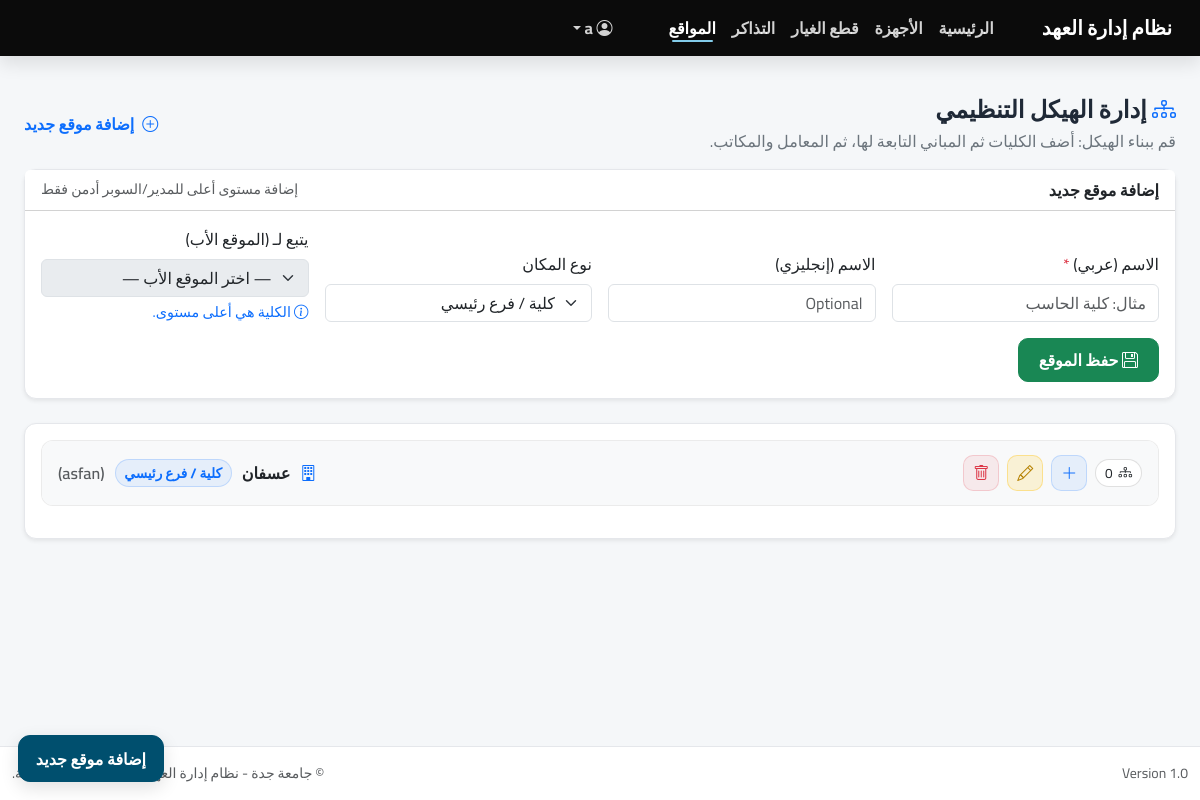
The app's page /index.php?page=locations/index (signed in), older data.
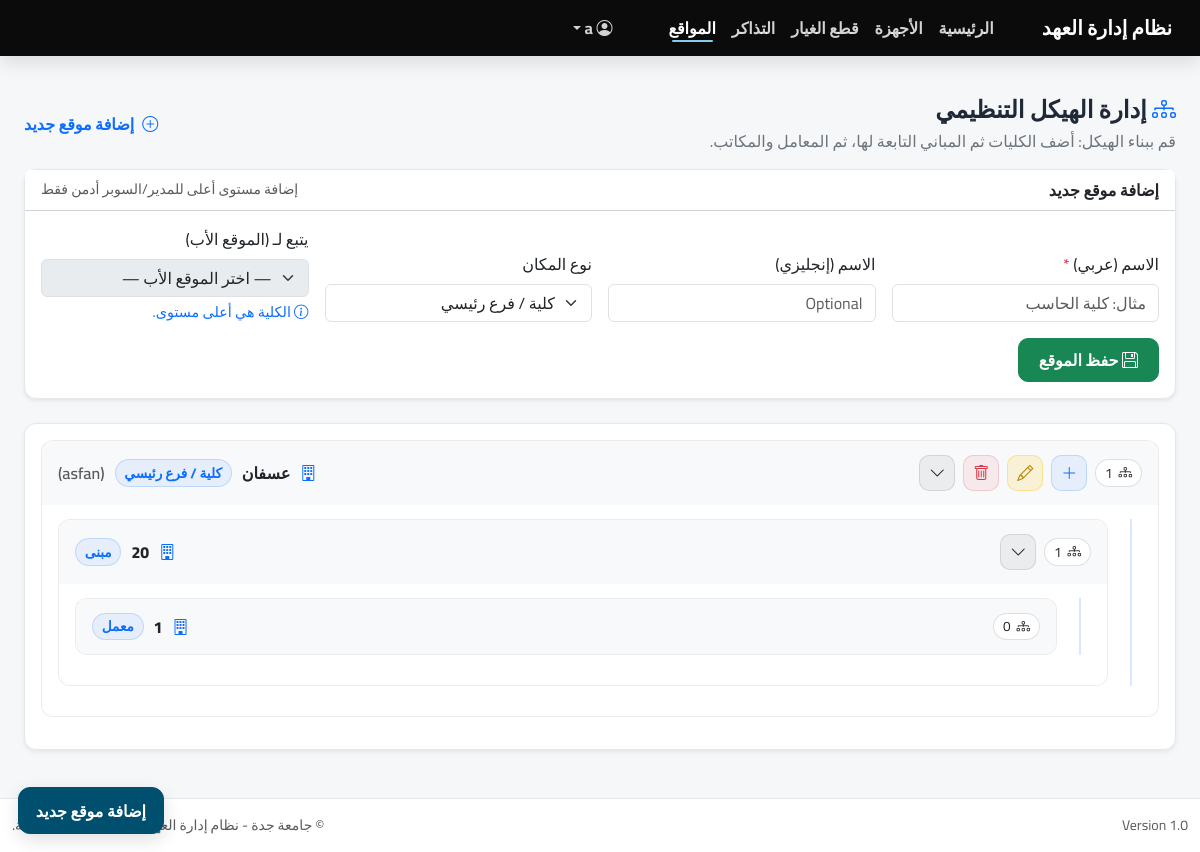
The same page, newer data.
### tables this page shows
CREATE TABLE `locations` (
  `id` int(11) NOT NULL,
  `name_ar` varchar(255) NOT NULL,
  `name_en` varchar(255) DEFAULT NULL,
  `type` varchar(50) NOT NULL DEFAULT 'Building',
  `parent_id` int(11) DEFAULT NULL,
  `created_at` datetime DEFAULT current_timestamp()
);

### app/controllers/LocationsController.php (called while the page is built, shortened)
<?php
class LocationsController extends Controller
{
  private $locationModel;
  public function __construct()
  {
    $this->locationModel = $this->model('Location');
  }
  public function index()
  {
    $locations = $this->locationModel->getAll();
    $data = [
      'locations' => $locations,
      'name_ar'   => '',
      'name_en'   => '',
      'type'      => 'College',
      'parent_id' => '',
      'name_err'  => '',
    ];
    $this->view('locations/index', $data);
  }
}

### app/libraries/Database.php (called while the page is built, shortened)
<?php
class Database {
    private $host = 'localhost';
    private $user = 'root';
    private $pass = '';
    private $dbname = 'it_inventory';
    private $dbh;
    private $stmt;
    public function __construct() {
        $dsn = 'mysql:host=' . $this->host . ';dbname=' . $this->dbname;
        $options = array(
            PDO::ATTR_PERSISTENT => true,
            PDO::ATTR_ERRMODE => PDO::ERRMODE_EXCEPTION
        );
        try {
            $this->dbh = new PDO($dsn, $this->user, $this->pass, $options);
        } catch(PDOException $e) {
            $this->error = $e->getMessage();
            echo $this->error;
        }
    }
    public function query($sql) {
        $this->stmt = $this->dbh->prepare($sql);
    }
    public function bind($param, $value, $type = null) {
        if (is_null($type)) {
            switch (true) {
                case is_int($value):
                    $type = PDO::PARAM_INT;
                    break;
                default:
                    $type = PDO::PARAM_STR;
            }
        }
        $this->stmt->bindValue($param, $value, $type);
    }
    public function execute() {
        return $this->stmt->execute();
    }
    public function resultSet() {
        $this->execute();
        return $this->stmt->fetchAll(PDO::FETCH_OBJ);
    }
    public function single() {
        $this->execute();
        return $this->stmt->fetch(PDO::FETCH_OBJ);
    }
}

### app/models/Location.php (called while the page is built, shortened)
<?php
class Location
{
  private $db;
  public function __construct()
  {
    $this->db = new Database();
  }
  public function getAll()
  {
    $this->db->query("SELECT * FROM locations ORDER BY type, name_ar");
    return $this->db->resultSet();
  }
}

### app/helpers/session_helper.php (called while the page is built, shortened)
<?php
function isLoggedIn()
{
  return isset($_SESSION['user_id']);
}
function currentRole()
{
  $r = $_SESSION['user_role'] ?? 'user';
  return ($r === 'super_admin') ? 'superadmin' : $r;
}
function canManageLocation($locationId, $action = 'manage')
{
  $role = currentRole();
  $locationId = (int)$locationId;
  try {
    $db = new Database();
    $db->query("SELECT can_manage, can_add_children, can_edit, can_delete
               FROM locations_permissions
               WHERE location_id = :loc AND user_id = :uid
               LIMIT 1");
    $db->bind(':loc', $locationId);
    $db->bind(':uid', (int)$_SESSION['user_id']);
    $u = $db->single();
    if ($u) {
      switch ($action) {
        case 'add':    return (bool)$u->can_add_children;
        case 'edit':   return (bool)$u->can_edit;
        case 'delete': return (bool)$u->can_delete;
      }
    }
    $db->query("SELECT can_manage, can_add_children, can_edit, can_delete
               FROM locations_permissions
               WHERE location_id = :loc AND role = :role
               LIMIT 1");
    $db->bind(':loc', $locationId);
    $db->bind(':role', $role);
    $r = $db->single();
    if ($r) {
      switch ($action) {
        case 'add':    return (bool)$r->can_add_children;
        case 'edit':   return (bool)$r->can_edit;
        case 'delete': return (bool)$r->can_delete;
      }
    }
    return ($role === 'admin' || $role === 'manager');
  } catch (Exception $e) {
    return ($role === 'admin' || $role === 'manager');
  }
}

### app/views/locations/index.php (the view, shortened to what the rows shown need)
<?php require APPROOT . '/views/inc/header.php'; ?>
<?php
  $locations = $data['locations'] ?? [];
  $byId = [];
  $children = [];
  foreach ($locations as $l) {
    $byId[$l->id] = $l;
    $pid = $l->parent_id ?? 0;
    $children[$pid][] = $l->id;
  }
  $typeLabels = [
    'College'     => 'كلية / فرع رئيسي',
    'Building'    => 'مبنى',
    'Department'  => 'قسم',
    'Lab'         => 'معمل',
    'Office'      => 'مكتب',
    'Other'       => 'أخرى',
  ];
  $renderNode = function($id, $depth = 0) use (&$renderNode, &$byId, &$children, $typeLabels) {
    $loc = $byId[$id];
    $kidIds = $children[$id] ?? [];
    $hasKids = count($kidIds) > 0;
    $name = trim(($loc->name_ar ?? '') ?: ('موقع #' . $loc->id));
    $en   = trim($loc->name_en ?? '');
    $type = trim($loc->type ?? 'Other');
    $typeLabel = $typeLabels[$type] ?? $type;
    $collapseId = 'locCollapse_' . $loc->id;
    $kidsCount = count($kidIds);
    $canAdd    = function_exists('canManageLocation') ? canManageLocation($loc->id, 'add') : true;
    $canEdit   = function_exists('canManageLocation') ? canManageLocation($loc->id, 'edit') : true;
    $canDelete = function_exists('canManageLocation') ? canManageLocation($loc->id, 'delete') : true;
?>
    <div class="<?= $depth > 0 ? 'indent' : '' ?>">
      <div class="tree-box mb-3">
        <div class="tree-head">
          <div class="tree-row">
            <div class="d-flex align-items-center gap-2 flex-wrap">
              <span class="meta-badge" title="عدد المواقع التابعة">
                <i class="bi bi-diagram-3"></i> <?= (int)$kidsCount ?>
              </span>
              <div class="d-flex align-items-center gap-2">
                <?php if ($canAdd): ?>
                  <button type="button"
                          class="btn btn-soft-primary btn-icon"
                          onclick="prefillParent(<?= (int)$loc->id ?>)"
                          title="إضافة موقع تابع">
                    <i class="bi bi-plus-lg"></i>
                  </button>
                <?php endif; ?>
                <?php if ($canEdit): ?>
                  <a class="btn btn-soft-warning btn-icon"
                     href="index.php?page=locations/edit&id=<?= (int)$loc->id ?>"
                     title="تعديل">
                    <i class="bi bi-pencil"></i>
                  </a>
                <?php endif; ?>
                <?php if ($canDelete): ?>
                  <form class="d-inline"
                        method="post"
                        action="index.php?page=locations/delete"
                        onsubmit="return confirm('متأكد من حذف هذا الموقع؟');">
                    <button class="btn btn-soft-danger btn-icon" type="submit" title="حذف">
                      <i class="bi bi-trash"></i>
                    </button>
                  </form>
                <?php endif; ?>
                <?php if ($hasKids): ?>
                  <button class="btn btn-soft-dark btn-icon"
                          type="button"
                          data-bs-toggle="collapse"
                          data-bs-target="#<?= $collapseId ?>"
                          aria-expanded="true"
                          aria-controls="<?= $collapseId ?>"
                          title="عرض/إخفاء التابع">
                    <i class="bi bi-chevron-down"></i>
                  </button>
                <?php endif; ?>
              </div>
            </div>
            <div class="tree-title">
              <span class="text-primary"><i class="bi bi-building"></i></span>
              <span><?= htmlspecialchars($name) ?></span>
              <span class="type-badge"><?= htmlspecialchars($typeLabel) ?></span>
              <?php if ($en !== ''): ?>
                <span class="text-muted" style="font-weight:600;">(<?= htmlspecialchars($en) ?>)</span>
              <?php endif; ?>
            </div>
          </div>
        </div>
        <?php if ($hasKids): ?>
          <div id="<?= $collapseId ?>" class="collapse show">
            <div class="tree-body">
              <?php foreach ($kidIds as $kidId) { $renderNode($kidId, $depth + 1); } ?>
            </div>
          </div>
        <?php endif; ?>
      </div>
    </div>
<?php }; ?>
<div class="container-fluid org-wrap py-4">
  <div class="card shadow-sm">
    <div class="card-body">
      <?php if (empty($children[0] ?? [])): ?>
        <div class="text-muted">لا توجد مواقع مضافة حتى الآن.</div>
      <?php else: ?>
        <?php foreach (($children[0] ?? []) as $rootId) { $renderNode($rootId, 0); } ?>
      <?php endif; ?>
    </div>
  </div>
</div>
<?php require APPROOT . '/views/inc/footer.php'; ?>

Row changes from the older to the newer data that the page shows:
computed for locations "عسفان": kidsCount "0" → "1"
added locations: kidsCount "1", name_ar "20", type "مبنى"
added locations: kidsCount "0", name_ar "1", type "معمل"
